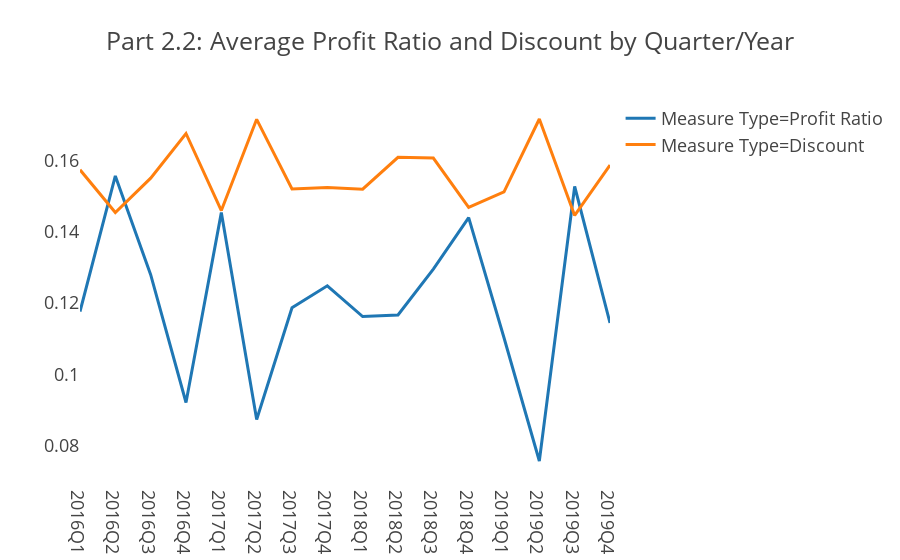

The notebook cell this image was saved under:
### Markdown cell above
<h3>Plot<h3>

### Code cell
fig = px.line(df_melt,
             x='order_year_quarter',
             y='Measure Values',
             template='presentation',
             color='Measure Type',
             title='Part 2.2: Average Profit Ratio and Discount by Quarter/Year')

fig.update_xaxes(showgrid=False,
                 title_text='')

fig.update_yaxes(showgrid=False,
                 title_text='',
                dtick=0.02,
                tickformat='%,.f')

fig.show()

### Figure 1 — Plotly figure (JSON) as saved in the notebook; plotly's stock layout.template omitted (floating-point values rounded to 4 significant figures)
{"data": [{"hoverlabel": {"namelength": 0}, "hovertemplate": "Measure Type=Profit Ratio<br>order_year_quarter=%{x}<br>Measure Values=%{y}", "legendgroup": "Measure Type=Profit Ratio", "line": {"color": "#1F77B4", "dash": "solid"}, "mode": "lines", "name": "Measure Type=Profit Ratio", "showlegend": true, "type": "scatter", "x": ["2016Q1", "2016Q2", "2016Q3", "2016Q4", "2017Q1", "2017Q2", "2017Q3", "2017Q4", "2018Q1", "2018Q2", "2018Q3", "2018Q4", "2019Q1", "2019Q2", "2019Q3", "2019Q4"], "xaxis": "x", "y": [0.1177, 0.1557, 0.128, 0.09211, 0.1454, 0.08734, 0.1187, 0.1249, 0.1162, 0.1167, 0.1296, 0.144, 0.1103, 0.07568, 0.1528, 0.1144], "yaxis": "y"}, {"hoverlabel": {"namelength": 0}, "hovertemplate": "Measure Type=Discount<br>order_year_quarter=%{x}<br>Measure Values=%{y}", "legendgroup": "Measure Type=Discount", "line": {"color": "#FF7F0E", "dash": "solid"}, "mode": "lines", "name": "Measure Type=Discount", "showlegend": true, "type": "scatter", "x": ["2016Q1", "2016Q2", "2016Q3", "2016Q4", "2017Q1", "2017Q2", "2017Q3", "2017Q4", "2018Q1", "2018Q2", "2018Q3", "2018Q4", "2019Q1", "2019Q2", "2019Q3", "2019Q4"], "xaxis": "x", "y": [0.1574, 0.1455, 0.1551, 0.1676, 0.146, 0.1716, 0.1521, 0.1525, 0.152, 0.1609, 0.1608, 0.1469, 0.1512, 0.1717, 0.1446, 0.1588], "yaxis": "y"}], "layout": {"legend": {"tracegroupgap": 0}, "title": {"text": "Part 2.2: Average Profit Ratio and Discount by Quarter/Year"}, "xaxis": {"anchor": "y", "domain": [0, 1], "showgrid": false, "title": {"text": ""}}, "yaxis": {"anchor": "x", "domain": [0, 1], "dtick": 0.02, "showgrid": false, "tickformat": "%,.f", "title": {"text": ""}}}}
